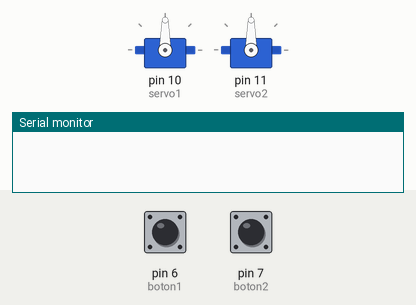
Simulated run of this sketch. Board: Arduino Uno, built with avr-gcc and run on an emulated ATmega328P. Parts: 2 × servo, the last lines printed to the serial monitor. The test bench sets the inputs (shaded band); at power-on: pin 6 (boton1) HIGH, pin 7 (boton2) HIGH.

Above: at 1.2 s.
1.3 s: pin 6 (boton1) pulled LOW for 1 s
At 3.7 s:
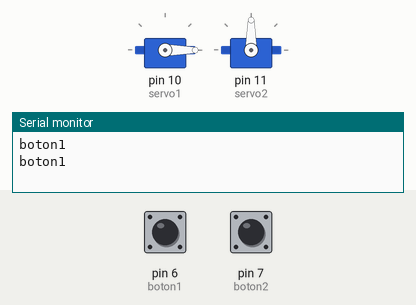
4.0 s: pin 7 (boton2) pulled LOW for 3.2 s
At 8.2 s:
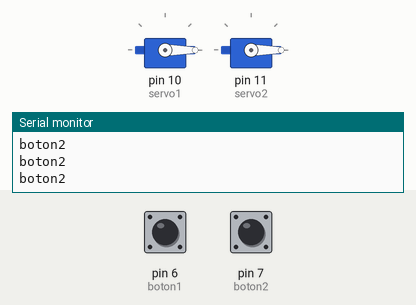
8.7 s: pin 6 (boton1) pulled LOW for 0.15 s
At 9.15 s:
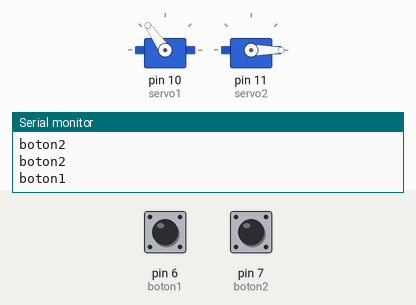
10.8 s: pin 6 (boton1) pulled LOW for 3.2 s
At 11.55 s:
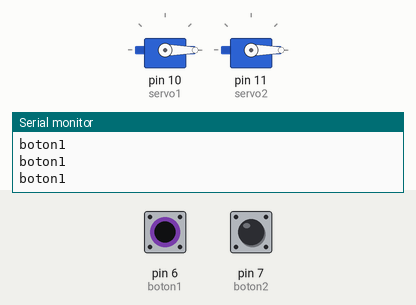
Timing chart, 0 to 16.0 s (numbered marks = the images above; inputs shaded):
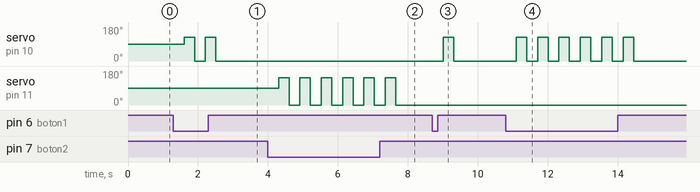

Measured:
- after the input at 1.3 s, servo on pin 10 (servo1): alternates 125° for 0.30 s and 0° for 0.31 s, 4 changes in all, then stays 0°, starting after 0.30 s
- after the input at 4.0 s, servo on pin 11 (servo2): alternates 145° for 0.30 s and 0° for 0.31 s, 12 changes in all, then stays 0°, starting after 0.31 s
- after the input at 8.7 s, servo on pin 10 (servo1): 0° → 125° after 0.31 s, → 0° 0.30 s later
- after the input at 10.8 s, servo on pin 10 (servo1): alternates 125° for 0.30 s and 0° for 0.31 s, 12 changes in all, then stays 0°, starting after 0.30 s

The sketch:

useless.ino
```cpp
#include <Servo.h>

Servo servo1;
Servo servo2;
const int boton1 = 6;
const int boton2 = 7;

void setup()
{
  Serial.begin(9600);
  servo1.attach(10);
  servo2.attach(11);
  pinMode(boton1, INPUT_PULLUP);
  pinMode(boton2, INPUT_PULLUP);
}

void loop()
{
  if (digitalRead(boton1) == LOW){
    Serial.println("boton1");
    delay(300);
    servo1.write(125);
    delay(300);
    servo1.write(0);
  }

  if (digitalRead(boton2) == LOW){
    Serial.println("boton2");
    delay(300);
    servo2.write(145);
    delay(300);
    servo2.write(0);
  }
  delay(10);
}
```
